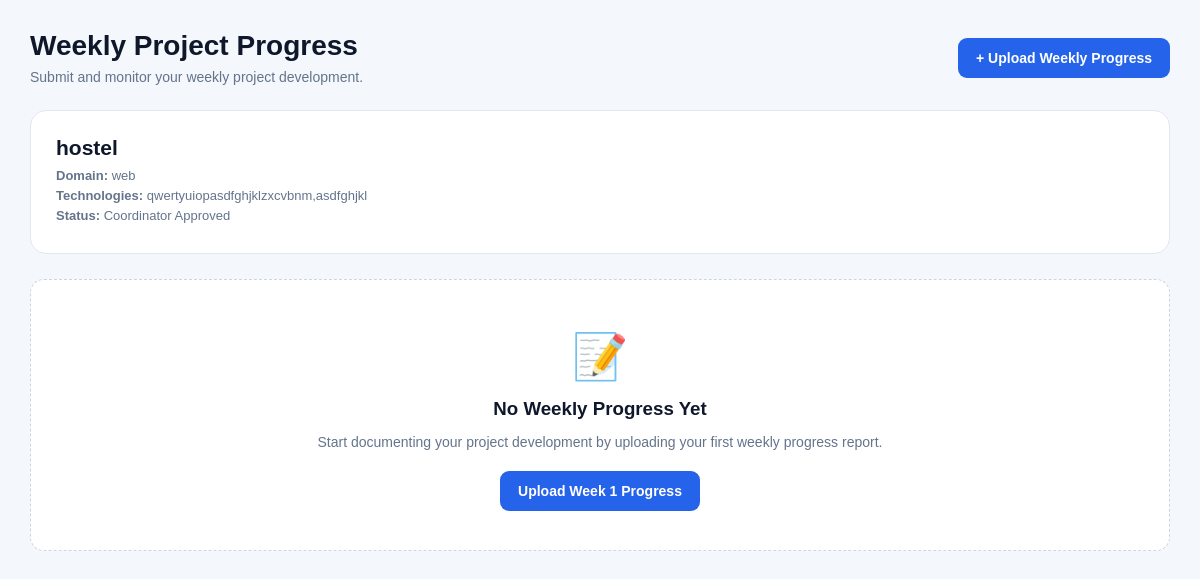
Screenshot of /student/progress/ (signed in) with the database file from the repository.
### projects/models.py (models this page shows, shortened)
class ProjectProposal(models.Model):
    STATUS_CHOICES = [
        ("SUBMITTED", "Submitted"),
        ("EXPERT_ASSIGNED", "Expert Assigned"),
        ("CHANGES_REQUESTED", "Changes Requested"),
        ("EXPERT_APPROVED", "Expert Approved"),
        ("COORDINATOR_APPROVED", "Coordinator Approved"),
        ("GUIDE_ASSIGNED", "Guide Assigned"),
        ("GUIDE_REJECTED", "Guide Rejected"),
        ("IN_PROGRESS", "In Progress"),
        ("COMPLETED", "Completed"),
    ]
    student = models.ForeignKey(
        settings.AUTH_USER_MODEL,
        on_delete=models.CASCADE,
        related_name="project_proposals",
        limit_choices_to={"role": "STUDENT"},
    )
    title = models.CharField(max_length=255)
    abstract = models.TextField(blank=True)
    domain = models.CharField(
        max_length=255,
        blank=True
    )
    technologies = models.TextField(
        blank=True
    )
    description = models.TextField(
        blank=True
    )
    proposal_document = models.FileField(
        upload_to="proposals/",
        blank=True,
        null=True
    )
    expert_comments = models.TextField(
        blank=True,
        null=True
    )
    status = models.CharField(
        max_length=30,
        choices=STATUS_CHOICES,
        default="SUBMITTED"
    )
    submitted_at = models.DateTimeField(
        auto_now_add=True
    )
    updated_at = models.DateTimeField(
        auto_now=True
    )
    domain_expert = models.ForeignKey(
        settings.AUTH_USER_MODEL,
        on_delete=models.SET_NULL,
        null=True,
        blank=True,
        related_name="expert_proposals",
        limit_choices_to={"role": "EXPERT"},
    )
    guide = models.ForeignKey(
        settings.AUTH_USER_MODEL,
        on_delete=models.SET_NULL,
        null=True,
        blank=True,
        related_name="guided_proposals",
        limit_choices_to={"role": "GUIDE"},
    )
    guide_rejection_reason = models.TextField(
        blank=True,
        null=True
    )
    guide_rejected_at = models.DateTimeField(
        blank=True,
        null=True
    )

### accounts/views.py (the view)
@login_required
def student_progress(request):
    if request.user.is_superuser:
        return redirect(
            "accounts:coordinator_dashboard"
        )
    if request.user.role != "STUDENT":
        return redirect(
            "accounts:dashboard"
        )
    project = (
        ProjectProposal.objects
        .filter(
            student=request.user,
            status__in=[
                "COORDINATOR_APPROVED",
                "GUIDE_ASSIGNED",
                "IN_PROGRESS",
                "COMPLETED",
            ]
        )
        .select_related(
            "guide"
        )
        .order_by("-updated_at")
        .first()
    )
    if project:
        progress_reports = (
            ProjectProgress.objects
            .filter(
                project=project,
                student=request.user
            )
            .order_by(
                "-week_number",
                "-submitted_at"
            )
        )
    else:
        progress_reports = ProjectProgress.objects.none()
    context = {
        "project": project,
        "progress_reports": progress_reports,
    }
    return render(
        request,
        "student/progress.html",
        context
    )

### templates/student/progress.html (shortened to what this page needs)
{% extends "base.html" %}
{% block content %}
<div class="progress-page">
    <div class="progress-header">
        <div>
            <h1>
                Weekly Project Progress
            </h1>
            <p>
                Submit and monitor your weekly project development.
            </p>
        </div>
        {% if project %}
            <a href="{% url 'accounts:add_progress' %}"
               class="add-progress-btn">
                + Upload Weekly Progress
            </a>
        {% endif %}
    </div>
    {% if project %}
        <div class="project-card">
            <h2>
                {{ project.title }}
            </h2>
            <p>
                <strong>Domain:</strong>
                {{ project.domain }}
            </p>
            <p>
                <strong>Technologies:</strong>
                {{ project.technologies }}
            </p>
            <p>
                <strong>Status:</strong>
                {{ project.get_status_display }}
            </p>
        </div>
        <div class="progress-list">
            {% if progress_reports %}
                {% for progress in progress_reports %}
                    <div class="progress-item">
                        <div class="progress-top">
                            <span class="week-badge">
                                Week {{ progress.week_number }}
                            </span>
                            <span class="status-badge">
                                {{ progress.get_status_display }}
                            </span>
                        </div>
                        <h3>
                            {{ progress.title }}
                        </h3>
                        <div class="progress-description">
                            {{ progress.description|linebreaks }}
                        </div>
                        {% if progress.document %}
                            <div class="progress-document">
                                📎
                                <a href="{{ progress.document.url }}"
                                   target="_blank">
                                    View Uploaded Document
                                </a>
                            </div>
                        {% endif %}
                        {% if progress.guide_feedback %}
                            <div class="feedback-box">
                                <strong>
                                    👨‍🏫 Guide Feedback
                                </strong>
                                <p>
                                    {{ progress.guide_feedback }}
                                </p>
                            </div>
                        {% endif %}
                    </div>
                {% endfor %}
            {% else %}
                <div class="empty-box">
                    <div class="icon">
                        📝
                    </div>
                    <h3>
                        No Weekly Progress Yet
                    </h3>
                    <p>
                        Start documenting your project development
                        by uploading your first weekly progress report.
                    </p>
                    <br>
                    <a href="{% url 'accounts:add_progress' %}"
                       class="add-progress-btn">
                        Upload Week 1 Progress
                    </a>
                </div>
            {% endif %}
        </div>
    {% endif %}
</div>
{% endblock %}

### static/css/style.css (style rules this page uses)
body { margin: 0; font-family: Arial, Helvetica, sans-serif; background: #f4f7fb; color: #1f2937; }
a { text-decoration: none; }

### templates/student/progress.html (style rules this page uses)
.progress-page { padding: 30px; background: #f4f7fb; min-height: 100vh; }
.progress-header { display: flex; justify-content: space-between; align-items: center; margin-bottom: 25px; }
.progress-header h1 { margin: 0; color: #0f172a; font-size: 28px; }
.progress-header p { margin: 7px 0 0; color: #64748b; font-size: 14px; }
.add-progress-btn { background: #2563eb; color: white; padding: 12px 18px; border-radius: 9px; text-decoration: none; font-size: 14px; font-weight: 600; }
.project-card { background: white; border: 1px solid #e2e8f0; border-radius: 16px; padding: 25px; margin-bottom: 25px; }
.project-card h2 { margin: 0 0 8px; color: #0f172a; font-size: 21px; }
.project-card p { margin: 5px 0; color: #64748b; font-size: 13px; }
.progress-list { margin-top: 25px; }
.empty-box { background: white; border: 1px dashed #cbd5e1; border-radius: 14px; padding: 50px 25px; text-align: center; }
.empty-box .icon { font-size: 45px; }
.empty-box h3 { margin: 15px 0 8px; color: #0f172a; }
.empty-box p { color: #64748b; font-size: 14px; }

### rows the page displays
ProjectProposal: title "hostel", domain "web", technologies "qwertyuiopasdfghjklzxcvbnm,asdfghjkl", status "Coordinator Approved"
